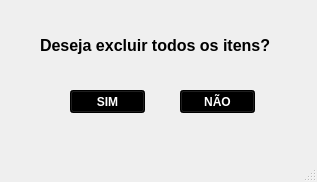
<?xml version="1.0" encoding="UTF-8"?>
<ui version="4.0">
 <class>MainWindow</class>
 <widget class="QMainWindow" name="MainWindow">
  <property name="geometry">
   <rect>
    <x>0</x>
    <y>0</y>
    <width>317</width>
    <height>182</height>
   </rect>
  </property>
  <property name="windowTitle">
   <string>MainWindow</string>
  </property>
  <widget class="QWidget" name="centralwidget">
   <widget class="QLabel" name="label">
    <property name="geometry">
     <rect>
      <x>40</x>
      <y>30</y>
      <width>251</width>
      <height>31</height>
     </rect>
    </property>
    <property name="font">
     <font>
      <pointsize>12</pointsize>
      <weight>75</weight>
      <bold>true</bold>
     </font>
    </property>
    <property name="text">
     <string>Deseja excluir todos os itens?</string>
    </property>
   </widget>
   <widget class="QPushButton" name="pushButton">
    <property name="geometry">
     <rect>
      <x>70</x>
      <y>90</y>
      <width>75</width>
      <height>23</height>
     </rect>
    </property>
    <property name="font">
     <font>
      <weight>75</weight>
      <bold>true</bold>
     </font>
    </property>
    <property name="styleSheet">
     <string notr="true">background-color: rgb(0, 0, 0);
color: rgb(255, 255, 255);</string>
    </property>
    <property name="text">
     <string>SIM</string>
    </property>
   </widget>
   <widget class="QPushButton" name="pushButton_2">
    <property name="geometry">
     <rect>
      <x>180</x>
      <y>90</y>
      <width>75</width>
      <height>23</height>
     </rect>
    </property>
    <property name="font">
     <font>
      <weight>75</weight>
      <bold>true</bold>
     </font>
    </property>
    <property name="styleSheet">
     <string notr="true">background-color: rgb(0, 0, 0);
color: rgb(255, 255, 255);</string>
    </property>
    <property name="text">
     <string>NÃO</string>
    </property>
   </widget>
  </widget>
  <widget class="QMenuBar" name="menubar">
   <property name="geometry">
    <rect>
     <x>0</x>
     <y>0</y>
     <width>317</width>
     <height>21</height>
    </rect>
   </property>
  </widget>
  <widget class="QStatusBar" name="statusbar"/>
 </widget>
 <resources/>
 <connections/>
</ui>
